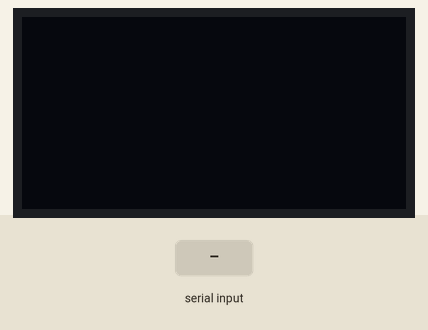
This sketch was run on a simulated Arduino Uno, built with avr-gcc and run on an emulated ATmega328P. Parts: 128×64 one-colour display. Inputs (shaded band) come from the test bench. What the sketch prints to the serial monitor is not drawn.

Above: at 1.2 s.
1.3 s: byte 30 received over Serial
At 2.1 s:
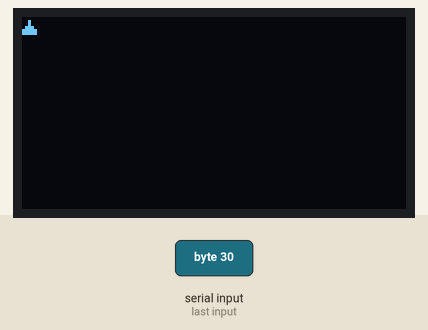
2.8 s: byte 90 received over Serial
At 4.0 s:
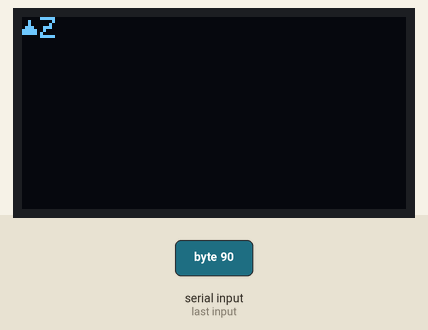
4.3 s: byte 120 received over Serial
5.8 s: byte 90 received over Serial
At 6.4 s:
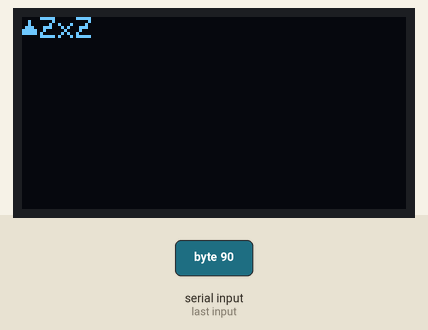
Timing chart, 0 to 8.3 s (numbered marks = the images above; inputs shaded):
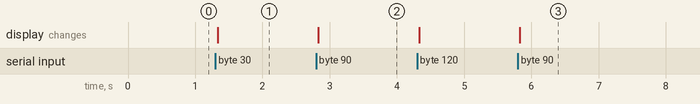

Measured:
- after the input at 1.3 s, the display: changes at once (image 1)
- after the input at 2.8 s, the display: changes at once (image 2)
- after the input at 5.8 s, the display: changes at once (image 3)

The sketch:

OLED_test_flush.ino
```cpp
#include <SPI.h>
#include <Wire.h>
#include <Adafruit_GFX.h>
#include <Adafruit_SSD1306.h>
#define SCREEN_WIDTH 128
#define SCREEN_HEIGHT 64
#define OLED_RESET     -1
#define SCREEN_ADDRESS 0x3C
Adafruit_SSD1306 display(SCREEN_WIDTH, SCREEN_HEIGHT, &Wire, OLED_RESET);

void setup() {
  if(!display.begin(SSD1306_SWITCHCAPVCC, SCREEN_ADDRESS)) {
    Serial.println(F("SSD1306 allocation failed"));
    for(;;);
  }//display initiallize
  display.clearDisplay();
  display.display();
  display.setTextSize(1);
  display.setTextColor(SSD1306_WHITE);
  display.setCursor(0,0);
  display.cp437(true);
  Serial.begin(9600);
  Serial.println("Boot Success");
}
void loop() {
  if (Serial.available() != 0){
    readinput();
  }//if has input, read it
  delay(10);
}

void readinput(){
  refresh();
  while (Serial.available() > 0){
    char input = Serial.read();
    display.print(input);
    display.display();
  }
  display.display();
}
void refresh(){
  int cursorY = display.getCursorY();
  if (cursorY >= 64){
    display.clearDisplay();
    display.display();
    display.setCursor(0,0);
  }
}
```
